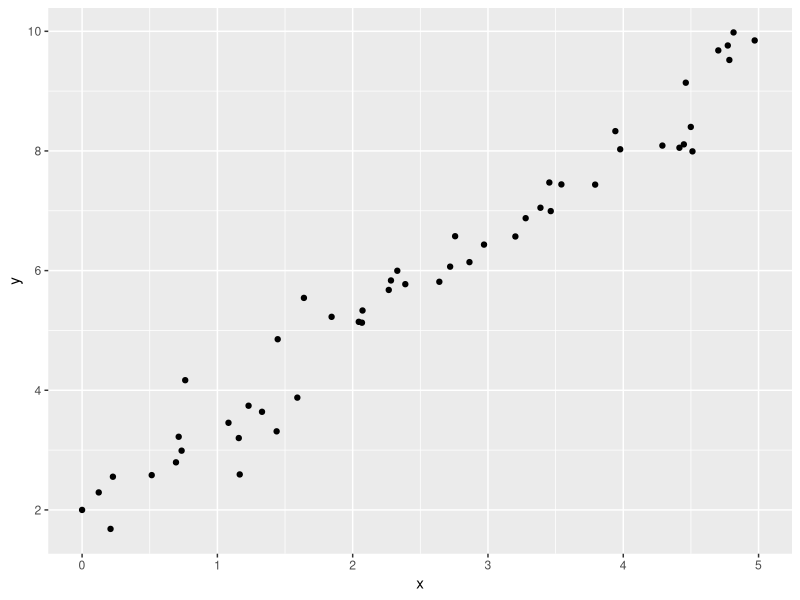
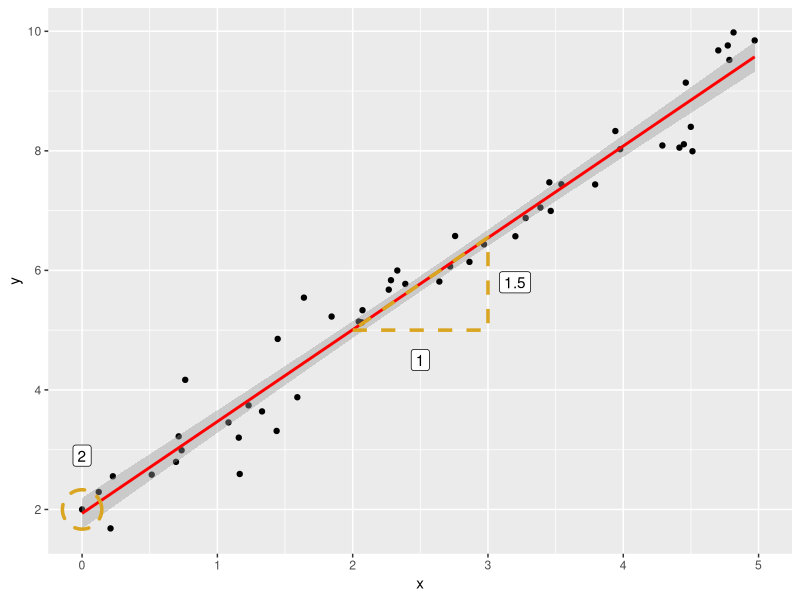
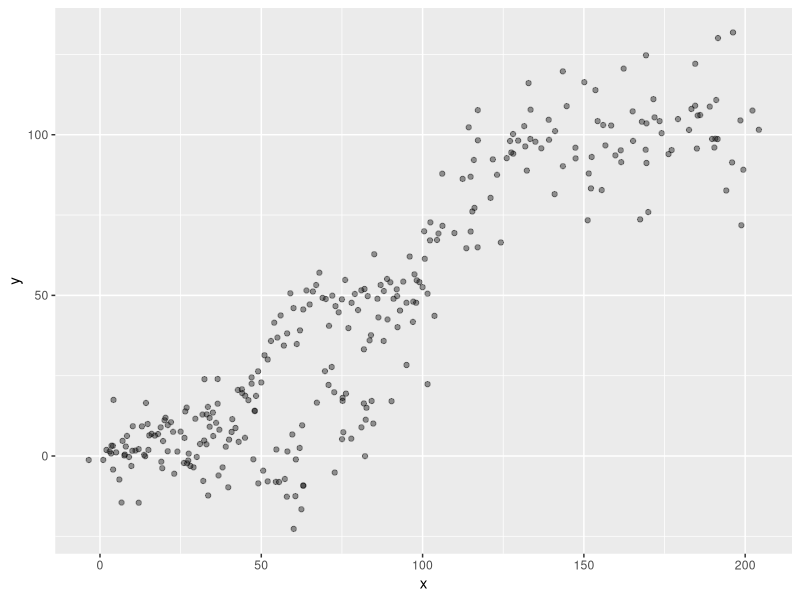
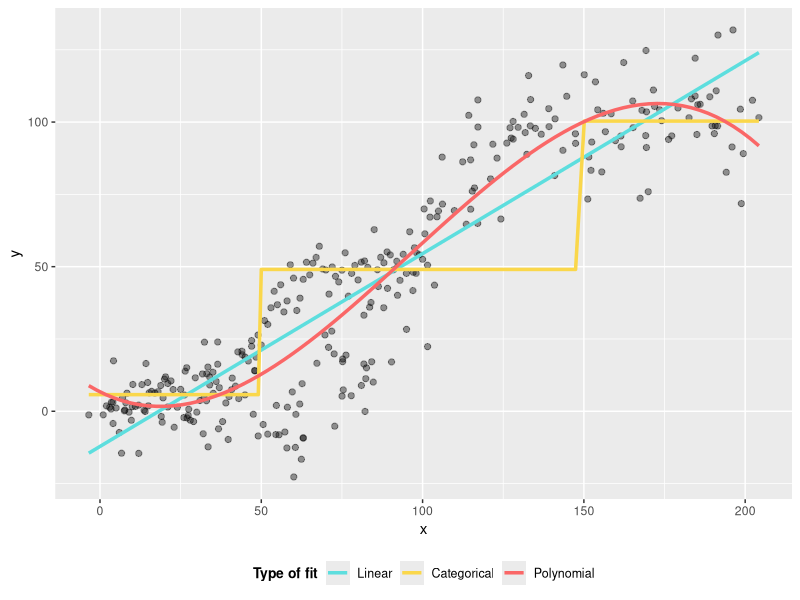
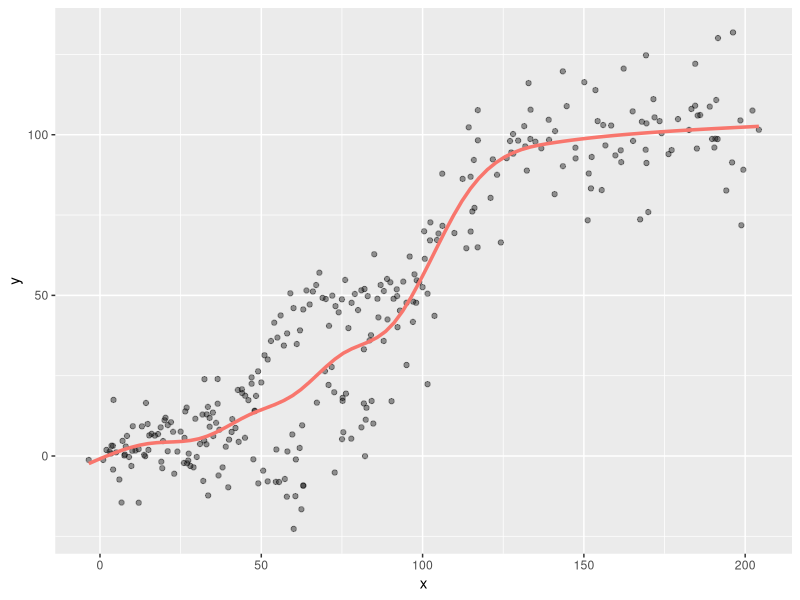
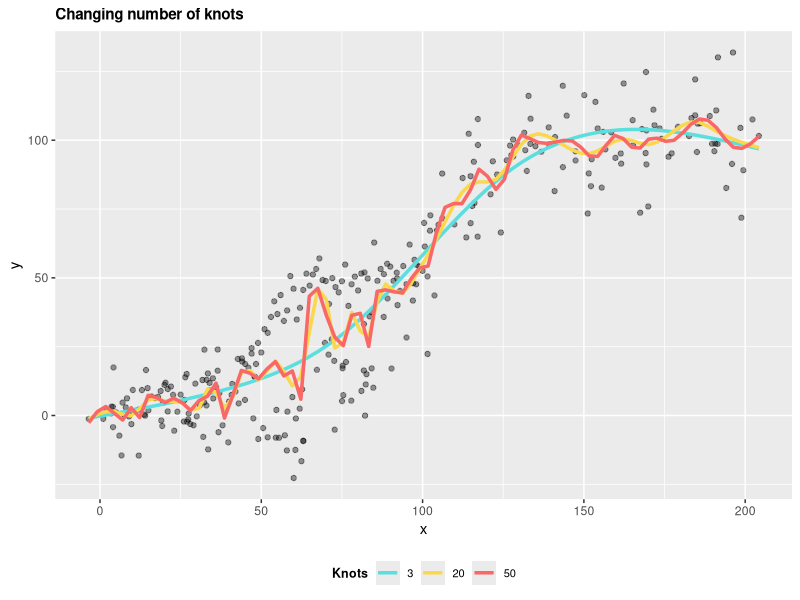
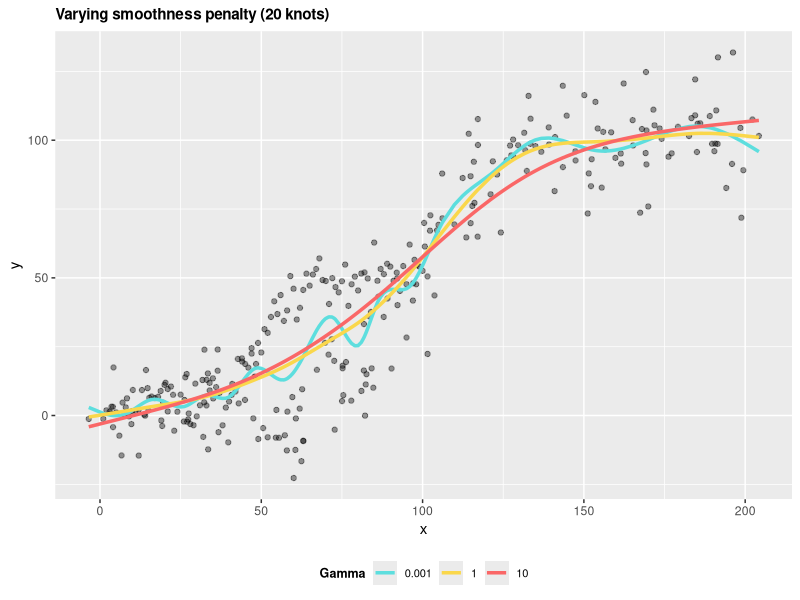
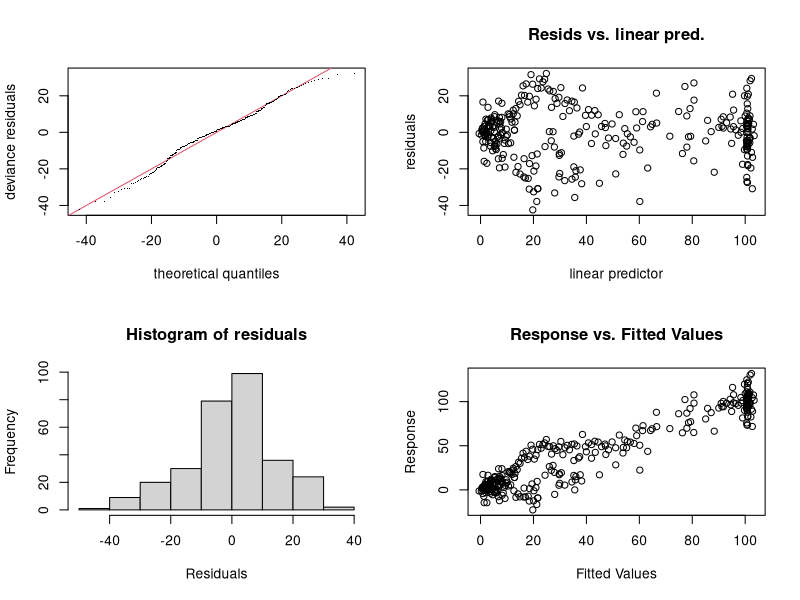

Reproduce these figures in R, in order.
## ---- chunk 1
options(htmltools.dir.version = FALSE)
knitr::opts_chunk$set(fig.width=10, fig.height=6, fig.align = "center", 
                      dev.args = list(png = list(type = "cairo")), fig.retina=3) 

library(Cairo)

set.seed(123)

x <- c(runif(50, 0, 5), 0)
y <- 2 + (1.5 * x) + rnorm(50, 0, 0.5)
y[51] <- 2

my_data <- data.frame(x, y)

rm(list = c('x','y'))

x <- c(2,3,3)
y <- 2 + (1.5 * x)
y[2] <- y[1]
y[3] <- y[3] +0.05

dt2 <- data.frame(x, y)

rm(list = c('x','y'))

triangle<- data.frame(x=c(2.5, 3.2, 0),
y = c(4.5, 5.8, 2.9), 
label=c("1", "1.5", "2"))



## ---- chunk 2
#library(xaringanthemer)
#mono_light(base_color = "#23395b",
#           )
## ---- chunk 3
library(ggplot2)
library(ggforce)
a<-ggplot(my_data, aes(x=x,y=y))+
  geom_point()+
  scale_x_continuous(limits=c(0,5))+
  scale_y_continuous(breaks=seq(2,10,2))

a
## ---- chunk 4
a+geom_smooth(col="red", method="lm")+
  geom_polygon(aes(x=x, y=y), col="goldenrod", fill=NA, linetype="dashed", size=1.2, data=dt2)+
  geom_label(aes(x=x, y = y, label=label), data=triangle)+
  geom_mark_circle(aes(x=0, y=2, r=0.5), col="goldenrod",  fill=NA, linetype="dashed", size=1.2)
## ---- chunk 5
### Sigmoid function ### create a function to generate sigmoid pattern
sigmoid <- function(x, lower_asymptote, carrying_capacity, growth_rate, time_max) {
  return(lower_asymptote + ((carrying_capacity - lower_asymptote)/(1 + exp(-growth_rate * 
                                                                             (x - time_max)))))
}
x <- 1:100
x <- c(x, x+rnorm(x,x,2), x+rnorm(x, x, 5))
y <- sigmoid(1:100, 1, 50, 0.2, 50) + rnorm(100, 0, 5)
y <- c(y, y+rnorm(y, y, 3), y+rnorm(y, y, 8))
dt<-data.frame(x,y)

dt$cat<-factor(ifelse(dt$x<50, "a", ifelse(dt$x <150, "b", "c")))

dt$cat_pred<-predict(lm(dt$y ~ dt$cat))



ggplot(dt, aes(y=y, x=x))+
  geom_point(size=1.5, alpha=0.4)

## ---- chunk 6
ggplot(dt, aes(y=y, x=x))+
  geom_point(size=1.8, alpha=0.4)+
  geom_smooth(aes(col="A"), method = "lm",  se=FALSE, size=1.2)+
  geom_line(aes(y=cat_pred, col="B"),  size=1.2)+
  geom_smooth(aes(col="C"), method = "lm", formula= y~poly(x, 3),  se=FALSE, size=1.2)+
  scale_color_manual(values = c("#5DDEDE", "#FAD74B" ,"#FA6767"),
                     labels= factor(x=c("A", "B", "C"), levels=c("A", "B", "C"), labels=c("Linear", "Categorical", "Polynomial"), ordered=TRUE)
                     , name="Type of fit")+
  #ggtitle("Varying approximations for non-linear relationships")+
  theme(legend.position = "bottom",
        legend.title = element_text(face="bold", size=10),
        legend.text = element_text(size=9),
        plot.title = element_text(size = 12, face="bold") )
## ---- chunk 7
library(splines)
ggplot(dt, aes(y=y, x=x))+
  geom_point(size=1.5, alpha=0.4)+
  geom_smooth(aes(col="A"), method = "lm", formula = y~ns(x,10), se=FALSE, size=1.2, show.legend = FALSE)
## ---- chunk 8
library(viridis)
library(mgcv)

knotplot<-factor(c("3-knots" = "#5DDEDE", "20-knots" =  "#FAD74B" , "50-knots" ="#FA6767" ), ordered = TRUE)
knotplot<-factor(c("#5DDEDE", "#FAD74B" , "#FA6767" ), labels = c("3-knots", "20-knots" , "50-knots"), ordered = TRUE)

knotplot<-c("#5DDEDE"="3", "#FAD74B"="20" ,"#FA6767"="50") 
k2<-as.factor(knotplot)

ggplot(dt, aes(y=y, x=x))+
  geom_point(size=1.5, alpha=0.4)+
   geom_smooth(aes(col="A"), method = "lm", formula = y~ns(x,4), se=FALSE, size=1.2)+
   geom_smooth(aes(col="B"), method = "lm", formula = y~ns(x,31), se=FALSE, size=1.2)+
   geom_smooth(aes(col="C"), method = "lm", formula = y~ns(x,51), se = FALSE, size=1.2)+
  scale_color_manual(values = c("#5DDEDE", "#FAD74B" ,"#FA6767"),
                     labels= factor(x=c("A", "B", "C"), levels=c("A", "B", "C"), labels=c("3", "20", "50"), ordered=TRUE)
                     , name="Knots")+

  # scale_color_discrete(#values = c("#5DDEDE", "#FAD74B" ,"#FA6767")
  #                    breaks= c("3","20","50"), name="Knots" )+
  # 
  ggtitle("Changing number of knots")+
  theme(legend.title = element_text(face="bold", size=9),
        legend.text = element_text(size=8),
        legend.position = "bottom",
        plot.title = element_text(size = 11, face="bold") )


## ---- chunk 9
########### Use gam sim for sigmoid and show difference in lambda ###############

smsp<-gam(y~s(x, bs="cr", k=20), data=dt, gamma=0.001)
dt$sp1<-predict(smsp, type="response")

smsp2<-gam(y~s(x, bs="cr", k=20), data=dt, gamma = 1 )
dt$sp2<-predict(smsp2, type="response")

smsp3<-gam(y~s(x, bs="cr", k=20), data=dt, gamma = 10)
dt$sp3<-predict(smsp3, type="response")


#dt$sp1<-NULL
ggplot(dt, aes(y=y, x=x))+
  geom_point(alpha=0.4)+
  geom_line(aes(y=sp1, x=x, col="0.001"), size=1.2)+
  geom_line(aes(y=sp2, x=x, col="1"), size=1.2)+
  geom_line(aes(y=sp3, x=x, col="10"), size=1.2)+
  scale_color_manual(values = c("#5DDEDE", "#FAD74B" ,"#FA6767"),
                     labels= factor(x=c("A", "B", "C"), levels=c("A", "B", "C"), labels=c("0.001", "1", "10"), ordered=TRUE)
                     , name="Gamma")+
  ggtitle("Varying smoothness penalty (20 knots)")+
    theme(legend.title = element_text(face="bold", size=09),
        legend.text = element_text(size=8),
        legend.position = "bottom",
        plot.title = element_text(size = 11, face="bold") )
  
## ---- chunk 10
library(mgcv)
my_gam <- gam(y ~ s(x, bs="cr"), data=dt)
## ---- chunk 11
summary(my_gam)
## ---- chunk 12
gam.check(my_gam)
## ---- chunk 13
gam.check(my_gam)
## ---- chunk 14
my_lm <- lm(y ~ x, data=dt)

anova(my_lm, my_gam)
